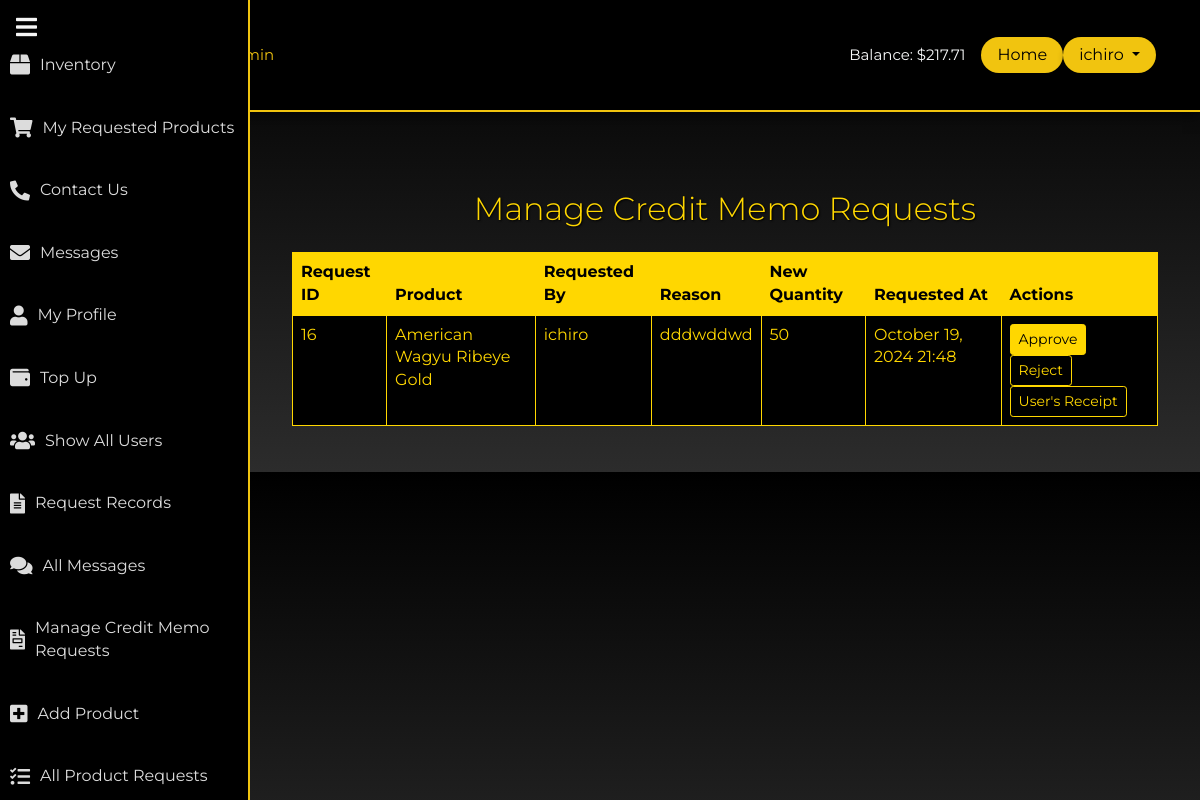
/checkout/manage-credit-memos/ (signed in), run on an earlier commit of the app's database.
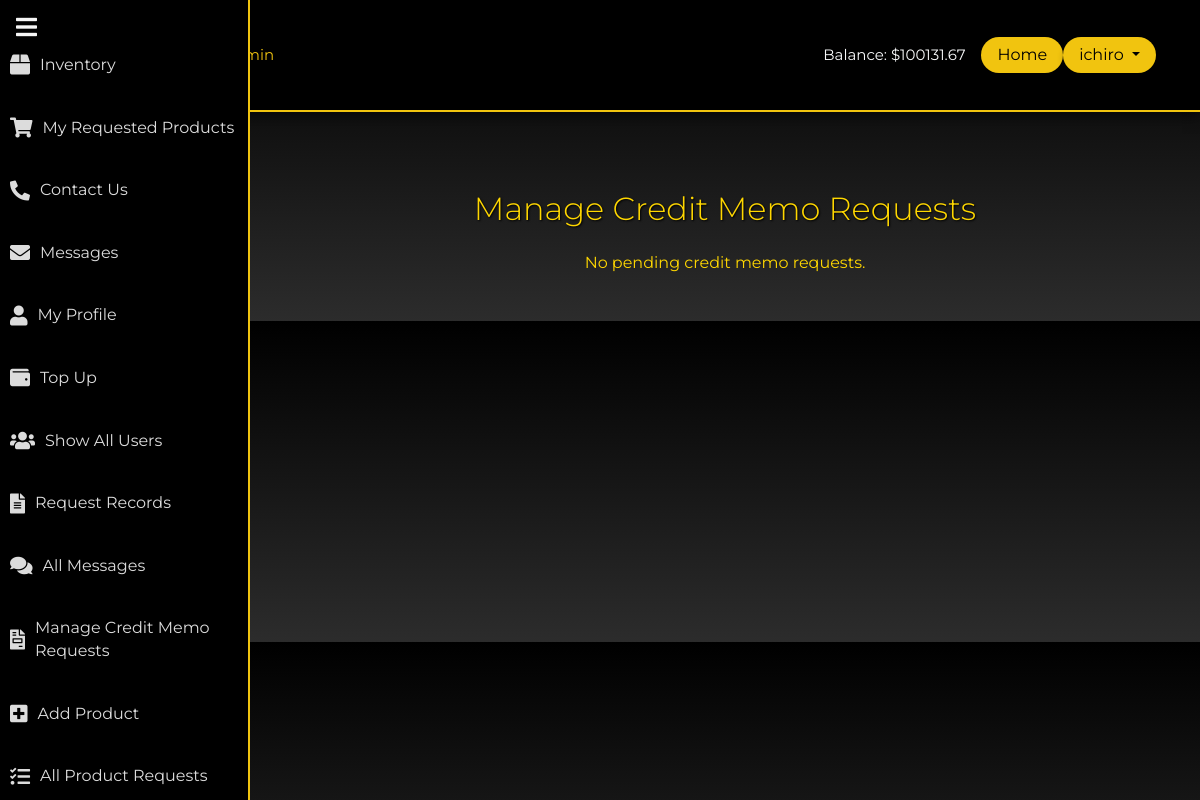
And on a later commit of the database.
### myapp/models.py (models this page shows, shortened)
class UserProfile(models.Model):
    user = models.OneToOneField(User, on_delete=models.CASCADE)
    company_name = models.CharField(max_length=255)
    full_name = models.CharField(max_length=255)
    mobile_number = models.CharField(max_length=15)
    business_title = models.CharField(max_length=255)
    balance = models.DecimalField(max_digits=10, decimal_places=2, default=0.00)

### checkout/models.py (models this page shows, shortened)
class CreditMemoRequest(models.Model):
    product_request = models.ForeignKey(ProductRequest, on_delete=models.CASCADE)
    requested_by = models.ForeignKey(User, on_delete=models.CASCADE)
    reason = models.TextField()
    new_quantity = models.PositiveIntegerField(null=True, blank=True)  # Field for the new quantity
    status = models.CharField(max_length=20, choices=[('pending', 'Pending'), ('approved', 'Approved'), ('rejected', 'Rejected')], default='pending')
    created_at = models.DateTimeField(auto_now_add=True)
    approved_at = models.DateTimeField(null=True, blank=True)
    approved_by = models.ForeignKey(User, on_delete=models.SET_NULL, null=True, blank=True, related_name='approver')

### requested_inventory/models.py (models this page shows, shortened)
class ProductRequest(models.Model):
    STATUS_CHOICES = [
        ('pending', 'Pending'),
        ('approved', 'Approved'),
        ('declined', 'Declined'),
        ('paid', 'Paid'),  # Add the 'paid' status here
    ]
    user = models.ForeignKey(User, on_delete=models.CASCADE)
    product = models.ForeignKey(Product, on_delete=models.CASCADE)  # Use the defined Product model
    quantity_requested = models.IntegerField()
    status = models.CharField(max_length=10, choices=STATUS_CHOICES, default='pending')
    created_at = models.DateTimeField(auto_now_add=True)

class Product(models.Model):
    name = models.CharField(max_length=255)
    sku = models.CharField(max_length=100, unique=True)
    description = models.TextField(blank=True, null=True)
    price = models.DecimalField(max_digits=10, decimal_places=2)
    quantity = models.IntegerField(default=0)  # Track available stock
    image = models.ImageField(upload_to='media/product_images/', blank=True, null=True)  # Updated path for image

### checkout/views.py (the view, shortened to what this page needs)
# urls.py: path('manage-credit-memos/', views.manage_credit_memo_requests, name='manage_credit_memo_requests'),
@staff_member_required
def manage_credit_memo_requests(request):
    pending_requests = CreditMemoRequest.objects.filter(status='pending')
    return render(request, 'inventory/manage_credit_memo_requests.html', {
        'pending_requests': pending_requests
    })

### templates/inventory/manage_credit_memo_requests.html (shortened to what this page needs)
{% extends 'users/base.html' %}
{% block content %}
<div class="container mt-5" style="color: gold;">
    <h2 class="text-center mb-4" style="color: gold; text-shadow: 1px 1px 2px black;">Manage Credit Memo Requests</h2>
    {% if pending_requests %}
    <table class="table table-bordered" style="background-color: black; color: gold; border: 1px solid gold;">
        <thead>
            <tr style="background-color: gold; color: black;">
                <th>Request ID</th>
                <th>Product</th>
                <th>Requested By</th>
                <th>Reason</th>
                <th>New Quantity</th>
                <th>Requested At</th>
                <th>Actions</th>
            </tr>
        </thead>
        <tbody>
            {% for request in pending_requests %}
            <tr style="border-color: gold;">
                <td>{{ request.id }}</td>
                <td>{{ request.product_request.product.name }}</td>
                <td>{{ request.requested_by.username }}</td>
                <td>{{ request.reason }}</td>
                <td>
                    {% if request.new_quantity %}
                        {{ request.new_quantity }}
                    {% else %}
                        <em>Not specified</em>
                    {% endif %}
                </td>
                <td>{{ request.created_at|date:"F d, Y H:i" }}</td>
                <td>
                    <form method="post" class="d-inline">
                        <button type="submit" name="action" value="approve" class="btn btn-sm"
                                style="background-color: gold; color: black; border: 1px solid gold;">
                            Approve
                        </button>
                        <button type="submit" name="action" value="reject" class="btn btn-sm"
                                style="background-color: black; color: gold; border: 1px solid gold;">
                            Reject
                        </button>
                    </form>
                    <a href="{% url 'view_receipt_admin' request.id %}" class="btn btn-sm"
                       style="background-color: black; color: gold; border: 1px solid gold;">
                        User's Receipt
                    </a>
                </td>
            </tr>
            {% endfor %}
        </tbody>
    </table>
    {% else %}
    <p class="text-center" style="color: gold;">No pending credit memo requests.</p>
    {% endif %}
</div>
{% endblock %}

### templates/users/base.html (shortened to what this page needs)
<!doctype html>
{% load static %}
<html lang="en">
<head>
    <link href="https://cdn.jsdelivr.net/npm/bootstrap@5.0.0-beta3/dist/css/bootstrap.min.css" rel="stylesheet">
    <link rel="stylesheet" href="{% static 'users/css/main.css' %}" type="text/css">
    <link rel="stylesheet" href="https://cdnjs.cloudflare.com/ajax/libs/font-awesome/5.15.4/css/all.min.css">
</head>
<body>
<nav class="navbar navbar-expand-lg" id="main-navbar">
    <div class="container">
        <a class="navbar-brand" href="{% url 'home' %}">
        </a>
        <div class="collapse navbar-collapse" id="navbarNavAltMarkup">
            <div class="navbar-nav">
                {% if user.is_superuser %}
                    <a class="nav-link active" href="#">Homepage Admin</a>
                {% else %}
                    <a class="nav-link active" href="#">Homepage</a>
                {% endif %}
            </div>
            <div class="d-flex align-items-center ms-auto" id="authstyle">
                {% if user.is_authenticated %}
                    {% with user_profile=user.userprofile %}
                        <span class="text-light me-3">Balance: ${{ user_profile.balance }}</span>
                    {% endwith %}
<a href="{% url 'homepage' %}" class="btn" style="background-color: #f1c40f; color: #000000; border-radius: 30px; padding: 5px 15px; box-shadow: 0 4px 6px rgba(0, 0, 0, 0.2);">Home</a>
<div class="dropdown">
    <button class="btn dropdown-toggle" type="button" id="dropdownMenuButton" data-bs-toggle="dropdown" aria-expanded="false" style="background-color: #f1c40f; color: #000000; border-radius: 30px; padding: 5px 15px; box-shadow: 0 4px 6px rgba(0, 0, 0, 0.2);">
        {{ user.username }}
    </button>
</div>
                {% endif %}
            </div>
        </div>
    </div>
</nav>
{% if user.is_authenticated %}
<div class="sidebar" id="sidebar">
    <button class="toggle-sidebar" onclick="toggleSidebar()">
        <i class="fas fa-bars"></i>
    </button>
    <ul class="nav flex-column mt-4">
        <li class="nav-item"><a class="nav-link" href="{% url 'inventory' %}"><i class="fas fa-box"></i> <span>Inventory</span></a></li>
        <li class="nav-item"><a class="nav-link" href="{% url 'view_requested_products' %}"><i class="fas fa-shopping-cart"></i> <span>My Requested Products</span></a></li>
        <li class="nav-item"><a class="nav-link" href="{% url 'contact' %}"><i class="fas fa-phone-alt"></i> <span>Contact Us</span></a></li>
        <li class="nav-item"><a class="nav-link" href="{% url 'messages_user' %}"><i class="fas fa-envelope"></i> <span>Messages</span></a></li>
        <li class="nav-item"><a class="nav-link" href="{% url 'profile' %}"><i class="fas fa-user"></i> <span>My Profile</span></a></li>
        <li class="nav-item"><a class="nav-link" href="{% url 'cash_in' %}"><i class="fas fa-wallet"></i> <span>Top Up</span></a></li>
                {% endif %}
        {% if user.is_superuser %}
            <li class="nav-item"><a class="nav-link" href="{% url 'show_all_users' %}"><i class="fas fa-users"></i> <span>Show All Users</span></a></li>
            <li class="nav-item"><a class="nav-link" href="{% url 'admin_page' %}"><i class="fas fa-file-alt"></i> <span>Request Records</span></a></li>
            <li class="nav-item"><a class="nav-link" href="{% url 'all_messages' %}"><i class="fas fa-comments"></i> <span>All Messages</span></a></li>
            <li class="nav-item"><a class="nav-link" href="{% url 'manage_credit_memo_requests' %}"><i class="fas fa-file-invoice"></i> <span>Manage Credit Memo Requests</span></a></li>
            <li class="nav-item"><a class="nav-link" href="{% url 'add_product' %}"><i class="fas fa-plus-square"></i> <span>Add Product</span></a></li>
            <li class="nav-item"><a class="nav-link" href="{% url 'all_product_requests' %}"><i class="fas fa-tasks"></i> <span>All Product Requests</span></a></li>
        {% endif %}
    </ul>
</div>
<div class="main-content" id="main-content">
    {% block content %}{% endblock %}
</div>
</body>
</html>

What changed in the data, as far as the page shows it:
removed CreditMemoRequest: id "16", product_request.product.name "American Wagyu Ribeye Gold", requested_by.username "ichiro", reason "dddwddwd", new_quantity "50", created_at "October 19, 2024 21:48"
changed UserProfile: balance "217.71" → "100131.67"
Also different on the page:
text no longer shown: "Request ID Product Requested By Reason New Quantity Requested At Actions"
text now shown: "No pending credit memo requests."
